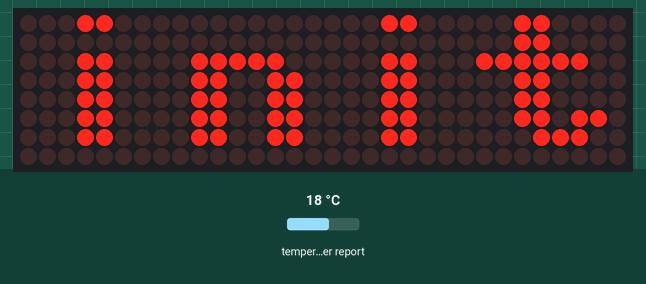
This program was run on a simulated ESP8266 board running MicroPython. On the bench: 32×8 LED matrix. The inputs (shaded band) are chosen by the test bench; at power-on: temperature in the web weather report 18 °C. WiFi joins after 1.5 s; files the program writes start out absent; requests to the public web service named in the program get a made-up reply in its usual format after 0.4 s (London, UTC, broken clouds, 64 % humidity, 1013 hPa unless stated); library files of the repository ran but are not shown: max7219.py.

Above: at 0.2 s.
At 6.1 s:
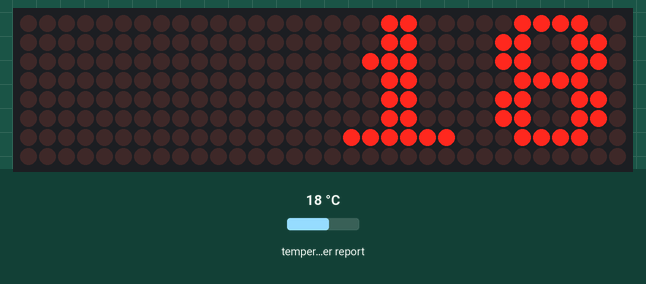

The program:

main.py
```python
from display import Display
from config import Config
from wifi import Wifi, WifiConnectError
from weather import Weather, WeatherUpdateError
from time import sleep
import machine


def log_error(e):
    with open('error.log', 'a') as f:
        f.write(repr(e) + '\n')


def main():
    log_error("normal operation started")
    display = None
    wifi = None
    weather = None
    wifi_errors = 0
    try:
        display = Display(cs_pin=15, brightness=1)
        config = Config(file_name='config.json')
        weather = Weather(api_key=config.api_key, location=config.location)
        wifi = Wifi(config.wifi_ssid, config.wifi_password)
    except OSError as e:
        print(e)
        log_error(e)
        display.show_text('E 01')
        return
    except KeyError as e:
        print(e)
        log_error(e)
        display.show_text('E 02')
        return
    except Exception as e:
        print(e)
        log_error(e)
        display.show_text('E 09')
        return
    while True:
        try:
            if not wifi.is_connected():
                wifi.connect()
            weather.update()
            display.show_number(weather.temperature)
            sleep(300)
            display.show_text('  ..')
            sleep(1)
        except WifiConnectError as e:
            print(e)
            wifi_errors += 1
            display.show_text('wifi')
            log_error(wifi_errors)
            if wifi_errors > 5:
                log_error("resetting")
                sleep(1)
                machine.reset()
            sleep(10)
        except WeatherUpdateError as e:
            print(e)
            display.show_text('nope')
            sleep(10)
        except Exception as e:
            print(e)
            log_error(e)
            display.show_text('shit')
            break


if __name__ == '__main__':
    main()
```

display.py
```python
from machine import Pin, SPI
from utime import sleep_ms
from max7219 import Max7219


class Display:
    display = None

    def __init__(self, cs_pin, brightness):
        spi = SPI(1, baudrate=10000000)
        self.display = Max7219(width=32, height=8, spi=spi, cs=Pin(cs_pin))
        self.display.brightness(brightness)
        sleep_ms(100)
        self.show_text('init')
        sleep_ms(500)

    def show_text(self, text):
        self.display.fill(0)
        self.display.text(text, 0, 0, 1)
        self.display.show()

    def show_number(self, number):
        text = "{0:4d}".format(number)
        self.show_text(text)
```

config.py
```python
from json import load


class Config:
    wifi_ssid = None
    wifi_password = None
    location = None
    api_key = None

    def __init__(self, file_name):
        with open(file_name) as json_file:
            config = load(json_file)
            self.wifi_ssid = config['wifi']['ssid']
            self.wifi_password = config['wifi']['password']
            self.location = config['location']
            self.api_key = config['api_key']
```

wifi.py
```python
from network import WLAN, STA_IF
from time import sleep


class WifiConnectError(Exception):
    pass


class Wifi:
    def __init__(self, ssid, password):
        self.ssid = ssid
        self.password = password
        self.wlan = WLAN(STA_IF)

    def connect(self):
        self.wlan.active(True)
        self.wlan.connect(self.ssid, self.password)
        retry = 0
        while not self.wlan.isconnected() and retry < 30:
            retry += 1
            sleep(5)
        if not self.wlan.isconnected():
            raise WifiConnectError()

    def is_connected(self):
        return self.wlan.isconnected()
```

weather.py
```python
from urequests import get
from json import loads

URL = 'http://api.openweathermap.org/data/2.5/weather?q={0}&APPID={1}'
KELVIN = 273.15


class WeatherUpdateError(Exception):
    pass


class Weather:
    api_key = None
    location = None
    temperature = None

    def __init__(self, api_key, location):
        self.api_key = api_key
        self.location = location

    def update(self):
        try:
            resp = get(URL.format(self.location, self.api_key))
            data = loads(resp.text)
            temp_fine = float(data['main']['temp']) - KELVIN
            self.temperature = round(temp_fine)
        except:
            raise WeatherUpdateError()
```

boot.py
```python
import gc
import esp
import network

ap_if = network.WLAN(network.AP_IF)
ap_if.active(False)

gc.collect()
esp.osdebug(None)
```

Measured:
- what the display in image 0 shows lasts 5.9 s, from 0.1 s to 6.0 s
